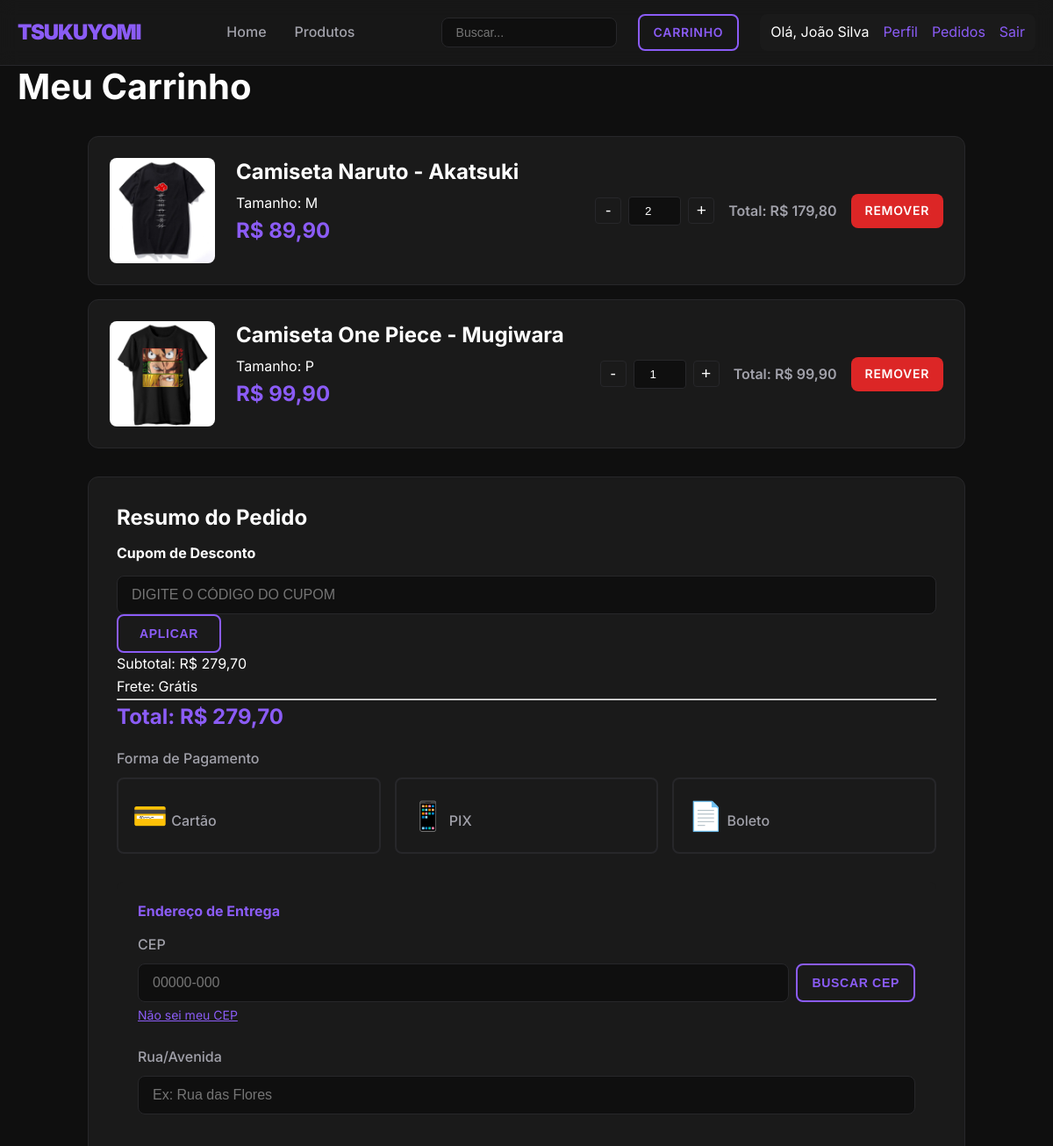
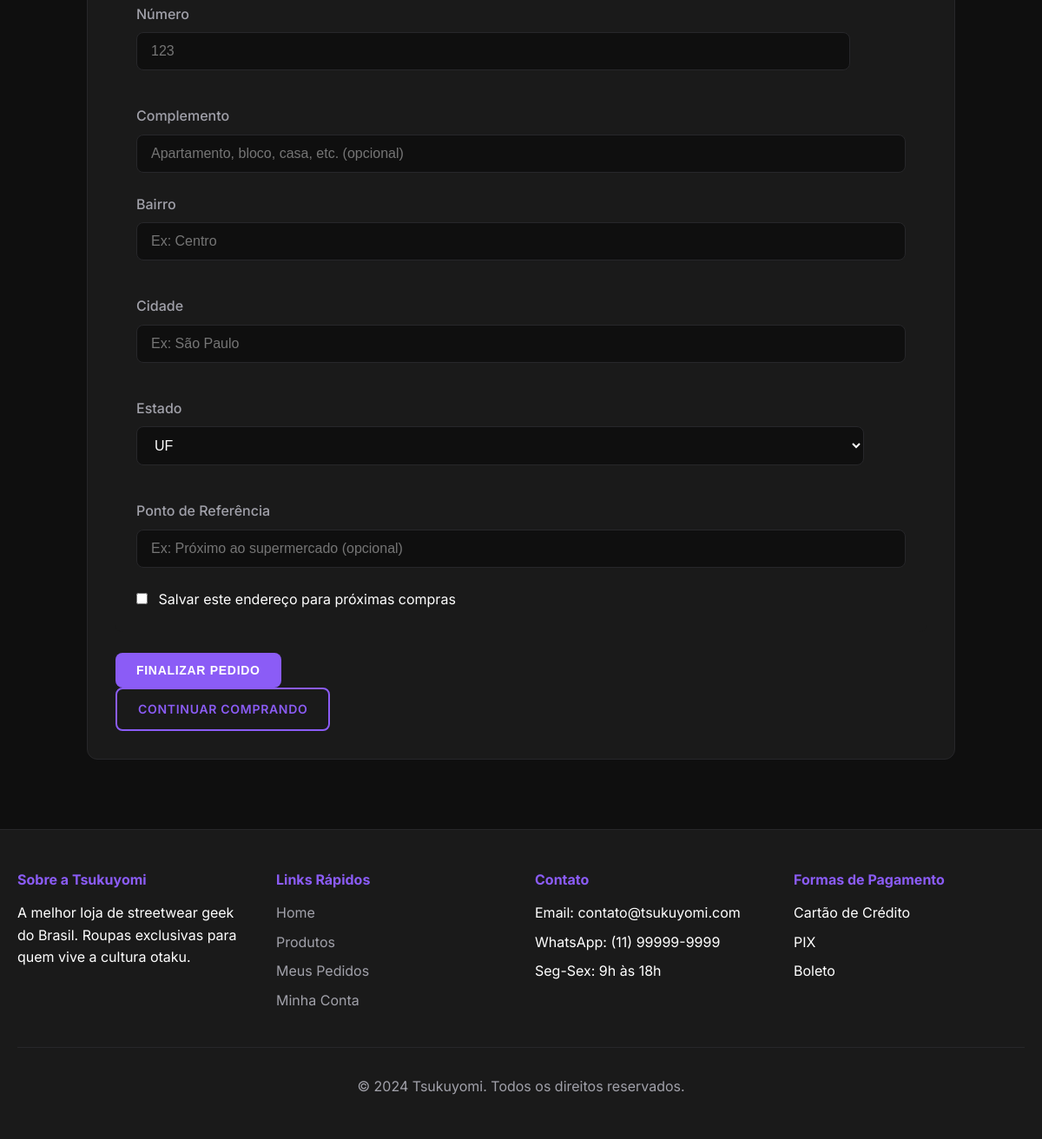
Screenshot of /public/index.php?action=cart (signed in) with the database file from the repository (2 pictures, top to bottom).
### tables this page shows
CREATE TABLE `cart_items` (
  `id` int(11) NOT NULL,
  `user_id` int(11) NOT NULL,
  `product_id` int(11) NOT NULL,
  `quantity` int(11) DEFAULT 1,
  `created_at` timestamp NOT NULL DEFAULT current_timestamp()
);

CREATE TABLE `products` (
  `id` int(11) NOT NULL,
  `name` varchar(200) NOT NULL,
  `description` text DEFAULT NULL,
  `price` decimal(10,2) NOT NULL,
  `category` varchar(100) DEFAULT NULL,
  `size` varchar(10) DEFAULT NULL,
  `stock_quantity` int(11) DEFAULT 0,
  `image_url` varchar(255) DEFAULT NULL,
  `created_at` timestamp NOT NULL DEFAULT current_timestamp(),
  `updated_at` timestamp NOT NULL DEFAULT current_timestamp() ON UPDATE current_timestamp()
);

### controllers/CartController.php (called while the page is built, shortened)
<?php
require_once '../config/database.php';
require_once '../models/Cart.php';
class CartController {
    private $cart;
    public function __construct() {
        $database = new Database();
        $this->db = $database->getConnection();
        $this->cart = new Cart($this->db);
    }
    public function index() {
        $this->cart->user_id = $_SESSION['user_id'];
        $stmt = $this->cart->getCartItems();
        $cart_items = $stmt->fetchAll(PDO::FETCH_ASSOC);
        $total = $this->cart->getCartTotal();
        include '../views/cart/index.php';
    }
}
?>

### config/database.php (called while the page is built, shortened)
<?php
class Database {
    private $host = "localhost";
    private $db_name = "tsukuyomi_store";
    private $username = "root";
    private $password = "";
    public function getConnection() {
        $this->conn = null;
        try {
            $this->conn = new PDO("mysql:host=" . $this->host . ";dbname=" . $this->db_name,
                                  $this->username, $this->password);
            $this->conn->exec("set names utf8");
            $this->conn->setAttribute(PDO::ATTR_ERRMODE, PDO::ERRMODE_EXCEPTION);
        } catch(PDOException $exception) {
            echo "Connection error: " . $exception->getMessage();
        }
        return $this->conn;
    }
}
?>

### models/Cart.php (called while the page is built, shortened)
<?php
class Cart {
    private $conn;
    private $table_name = "cart_items";
    public $user_id;
    public function __construct($db) {
        $this->conn = $db;
    }
    public function getCartItems() {
        $query = "SELECT c.id, c.product_id, c.quantity, c.created_at,
                        p.name, p.price, p.image_url, p.size, p.stock_quantity
                FROM " . $this->table_name . " c
                LEFT JOIN products p ON c.product_id = p.id
                WHERE c.user_id = :user_id
                ORDER BY c.created_at DESC";
        $stmt = $this->conn->prepare($query);
        $stmt->bindParam(':user_id', $this->user_id);
        $stmt->execute();
        return $stmt;
    }
    public function getCartTotal() {
        $query = "SELECT SUM(c.quantity * p.price) as total
                FROM " . $this->table_name . " c
                LEFT JOIN products p ON c.product_id = p.id
                WHERE c.user_id = :user_id";
        $stmt = $this->conn->prepare($query);
        $stmt->bindParam(':user_id', $this->user_id);
        $stmt->execute();
        $row = $stmt->fetch(PDO::FETCH_ASSOC);
        return $row['total'] ? $row['total'] : 0;
    }
}
?>

### views/cart/index.php (the view, shortened to what this page needs)
<?php include '../views/layout/header.php'; ?>
<h1>Meu Carrinho</h1>
<div class="cart-container">
    <?php if(!empty($cart_items)): ?>
        <div class="cart-items">
            <?php foreach($cart_items as $item): ?>
                <div class="cart-item" id="cart-item-<?php echo $item['id']; ?>">
                    <img src="images/products/<?php echo $item['image_url']; ?>"
                         alt="<?php echo $item['name']; ?>"
                         class="cart-item-image"
                         onerror="this.src='images/placeholder.jpg'">
                    <div class="cart-item-info">
                        <h3><?php echo htmlspecialchars($item['name']); ?></h3>
                        <p>Tamanho: <?php echo $item['size']; ?></p>
                        <p class="product-price">R$ <span class="item-price"><?php echo number_format($item['price'], 2, ',', '.'); ?></span></p>
                    </div>
                    <div class="cart-item-actions">
                        <div class="quantity-controls">
                            <button class="quantity-btn minus" onclick="changeQuantity(<?php echo $item['id']; ?>, -1)">-</button>
                            <input type="number"
                                   value="<?php echo $item['quantity']; ?>"
                                   min="1"
                                   max="<?php echo $item['stock_quantity']; ?>"
                                   class="quantity-input"
                                   id="quantity-<?php echo $item['id']; ?>"
                                   data-cart-id="<?php echo $item['id']; ?>"
                                   data-price="<?php echo $item['price']; ?>"
                                   onchange="updateCartItem(<?php echo $item['id']; ?>, this.value)">
                            <button class="quantity-btn plus" onclick="changeQuantity(<?php echo $item['id']; ?>, 1)">+</button>
                        </div>
                        <p class="item-total">
                            Total: R$ <span id="item-total-<?php echo $item['id']; ?>"><?php echo number_format($item['price'] * $item['quantity'], 2, ',', '.'); ?></span>
                        </p>
                        <a href="index.php?action=remove_from_cart&id=<?php echo $item['id']; ?>"
                           class="btn btn-danger btn-sm"
                           onclick="return confirm('Remover este item do carrinho?')">Remover</a>
                    </div>
                </div>
            <?php endforeach; ?>
        </div>
        <div class="cart-summary">
            <h3>Resumo do Pedido</h3>
            <div class="coupon-section">
                <h4>Cupom de Desconto</h4>
                <?php if(isset($_SESSION['coupon']) && $_SESSION['coupon']['valid']): ?>
                    <div class="applied-coupon">
                        <div class="coupon-info">
                            <span class="coupon-code"><?php echo $_SESSION['coupon']['code']; ?></span>
                            <span class="coupon-desc"><?php echo $_SESSION['coupon']['description']; ?></span>
                        </div>
                        <button type="button" class="btn btn-sm btn-danger" onclick="removeCoupon()">Remover</button>
                    </div>
                <?php else: ?>
                    <div class="coupon-input-group">
                        <input type="text"
                               id="coupon_code"
                               class="form-control"
                               placeholder="Digite o código do cupom"
                               style="text-transform: uppercase;">
                        <button type="button" class="btn btn-secondary" onclick="applyCoupon()">Aplicar</button>
                    </div>
                <?php endif; ?>
            </div>
            <div class="summary-line">
                <span>Subtotal:</span>
                <span id="cart-subtotal">R$ <?php echo number_format($total, 2, ',', '.'); ?></span>
            </div>
            <div class="summary-line">
                <span>Frete:</span>
                <span id="cart-shipping">Grátis</span>
            </div>
            <hr>
            <div class="cart-total">
                <span>Total:</span>
                <?php
                $final_total = $total;
                ?>
                <span id="cart-total">R$ <?php echo number_format($final_total, 2, ',', '.'); ?></span>
            </div>
            <form action="index.php?action=create_order" method="POST" class="checkout-form" onsubmit="return validateCheckout()">
                <div class="form-group">
                    <label>Forma de Pagamento</label>
                    <div class="payment-methods">
                        <label class="payment-option">
                            <span class="payment-icon">💳</span>
                            <span>Cartão</span>
                        </label>
                        <label class="payment-option">
                            <span class="payment-icon">📱</span>
                            <span>PIX</span>
                        </label>
                        <label class="payment-option">
                            <span class="payment-icon">📄</span>
                            <span>Boleto</span>
                        </label>
                    </div>
                </div>
                <div class="shipping-section">
                    <h4>Endereço de Entrega</h4>
                    <div class="form-group">
                        <label for="shipping_cep">CEP</label>
                        <div class="cep-input-group">
                            <input type="text"
                                   id="shipping_cep"
                                   name="shipping_cep"
                                   class="form-control"
                                   placeholder="00000-000"
                                   maxlength="9"
                                   oninput="formatCEP(this)"
                                   onblur="buscarCEP(this.value)">
                            <button type="button" class="btn btn-secondary btn-sm" onclick="buscarCEPClick()">
                                Buscar CEP
                            </button>
                        </div>
                        <small class="form-text">
                            <a href="https://buscacepinter.correios.com.br/app/endereco/index.php" target="_blank">
                                Não sei meu CEP
                            </a>
                        </small>
                    </div>
                    <div class="form-row">
                        <div class="form-group col-8">
                            <label for="shipping_street">Rua/Avenida</label>
                            <input type="text"
                                   id="shipping_street"
                                   name="shipping_street"
                                   class="form-control"
                                   placeholder="Ex: Rua das Flores"
                                   required>
                        </div>
                        <div class="form-group col-4">
                            <label for="shipping_number">Número</label>
                            <input type="text"
                                   id="shipping_number"
                                   name="shipping_number"
                                   class="form-control"
                                   placeholder="123"
                                   required>
                        </div>
                    </div>
                    <div class="form-group">
                        <label for="shipping_complement">Complemento</label>
                        <input type="text"
                               id="shipping_complement"
                               name="shipping_complement"
                               class="form-control"
                               placeholder="Apartamento, bloco, casa, etc. (opcional)">
                    </div>
                    <div class="form-row">
                        <div class="form-group col-5">
                            <label for="shipping_neighborhood">Bairro</label>
                            <input type="text"
                                   id="shipping_neighborhood"
                                   name="shipping_neighborhood"
                                   class="form-control"
                                   placeholder="Ex: Centro"
                                   required>
                        </div>
                        <div class="form-group col-5">
                            <label for="shipping_city">Cidade</label>
                            <input type="text"
                                   id="shipping_city"
                                   name="shipping_city"
                                   class="form-control"
                                   placeholder="Ex: São Paulo"
                                   required>
                        </div>
                        <div class="form-group col-2">
                            <label for="shipping_state">Estado</label>
                            <select id="shipping_state"
                                    name="shipping_state"
                                    class="form-control"
                                    required>
                                <option value="">UF</option>
                            </select>
                        </div>
                    </div>
                    <div class="form-group">
                        <label for="shipping_reference">Ponto de Referência</label>
                        <input type="text"
                               id="shipping_reference"
                               name="shipping_reference"
                               class="form-control"
                               placeholder="Ex: Próximo ao supermercado (opcional)">
                    </div>
                    <?php if(isset($_SESSION['user_id'])): ?>
                    <div class="form-check">
                        <input type="checkbox"
                               class="form-check-input"
                               id="save_address"
                               name="save_address"
                               value="1">
                        <label class="form-check-label" for="save_address">
                            Salvar este endereço para próximas compras
                        </label>
                    </div>
                    <?php endif; ?>
                </div>
                <button type="submit" class="btn btn-primary btn-block">Finalizar Pedido</button>
            </form>
            <div class="cart-actions">
                <a href="index.php?action=products" class="btn btn-secondary">Continuar Comprando</a>
            </div>
        </div>
    <?php endif; ?>
</div>
<?php include '../views/layout/footer.php'; ?>

### rows the page displays
cart_items: product.image_url (picture), product.name "Camiseta Naruto - Akatsuki", product.size "M", product.price "89,90", quantity+product+id "2", $item['price'] * $item['quantity'] "179,80"
cart_items: product.image_url (picture), product.name "Camiseta One Piece - Mugiwara", product.size "P", product.price "99,90", quantity+product+id "1", $item['price'] * $item['quantity'] "99,90"

### other values shown
$_SESSION['user_name'] "João Silva"
$total "279,70"
$final_total "279,70"
